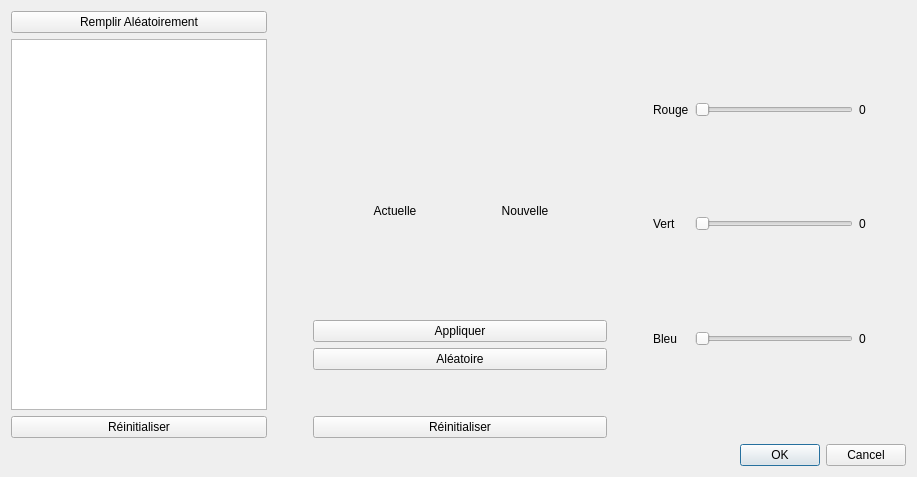
<?xml version="1.0" encoding="UTF-8"?>
<ui version="4.0">
 <class>DialogColorier</class>
 <widget class="QDialog" name="DialogColorier">
  <property name="geometry">
   <rect>
    <x>0</x>
    <y>0</y>
    <width>917</width>
    <height>477</height>
   </rect>
  </property>
  <property name="windowTitle">
   <string>Dialog</string>
  </property>
  <layout class="QVBoxLayout" name="verticalLayout_7">
   <item>
    <layout class="QHBoxLayout" name="horizontalLayout_4">
     <item>
      <layout class="QVBoxLayout" name="verticalLayout_3">
       <item>
        <widget class="QPushButton" name="_myPBAllHasard">
         <property name="text">
          <string>Remplir Aléatoirement</string>
         </property>
        </widget>
       </item>
       <item>
        <widget class="QTableView" name="_myColonneView">
         <property name="sizePolicy">
          <sizepolicy hsizetype="Minimum" vsizetype="Expanding">
           <horstretch>0</horstretch>
           <verstretch>0</verstretch>
          </sizepolicy>
         </property>
        </widget>
       </item>
       <item>
        <widget class="QPushButton" name="_myPBAllReinit">
         <property name="text">
          <string>Réinitialiser</string>
         </property>
        </widget>
       </item>
      </layout>
     </item>
     <item>
      <spacer name="horizontalSpacer_3">
       <property name="orientation">
        <enum>Qt::Horizontal</enum>
       </property>
       <property name="sizeType">
        <enum>QSizePolicy::Minimum</enum>
       </property>
       <property name="sizeHint" stdset="0">
        <size>
         <width>40</width>
         <height>20</height>
        </size>
       </property>
      </spacer>
     </item>
     <item>
      <layout class="QVBoxLayout" name="verticalLayout_6">
       <item>
        <spacer name="verticalSpacer_2">
         <property name="orientation">
          <enum>Qt::Vertical</enum>
         </property>
         <property name="sizeHint" stdset="0">
          <size>
           <width>20</width>
           <height>40</height>
          </size>
         </property>
        </spacer>
       </item>
       <item>
        <layout class="QVBoxLayout" name="verticalLayout_5">
         <item>
          <layout class="QHBoxLayout" name="horizontalLayout_3">
           <item>
            <spacer name="horizontalSpacer">
             <property name="orientation">
              <enum>Qt::Horizontal</enum>
             </property>
             <property name="sizeType">
              <enum>QSizePolicy::Minimum</enum>
             </property>
             <property name="sizeHint" stdset="0">
              <size>
               <width>40</width>
               <height>20</height>
              </size>
             </property>
            </spacer>
           </item>
           <item>
            <layout class="QVBoxLayout" name="verticalLayout_2">
             <item>
              <widget class="QLabel" name="label_7">
               <property name="text">
                <string>Actuelle</string>
               </property>
               <property name="alignment">
                <set>Qt::AlignCenter</set>
               </property>
              </widget>
             </item>
             <item>
              <widget class="QLabel" name="_myLOldColor">
               <property name="sizePolicy">
                <sizepolicy hsizetype="Expanding" vsizetype="Expanding">
                 <horstretch>0</horstretch>
                 <verstretch>0</verstretch>
                </sizepolicy>
               </property>
               <property name="minimumSize">
                <size>
                 <width>47</width>
                 <height>50</height>
                </size>
               </property>
               <property name="layoutDirection">
                <enum>Qt::LeftToRight</enum>
               </property>
               <property name="autoFillBackground">
                <bool>true</bool>
               </property>
               <property name="text">
                <string/>
               </property>
               <property name="textFormat">
                <enum>Qt::AutoText</enum>
               </property>
               <property name="scaledContents">
                <bool>false</bool>
               </property>
               <property name="alignment">
                <set>Qt::AlignCenter</set>
               </property>
              </widget>
             </item>
            </layout>
           </item>
           <item>
            <spacer name="horizontalSpacer_6">
             <property name="orientation">
              <enum>Qt::Horizontal</enum>
             </property>
             <property name="sizeType">
              <enum>QSizePolicy::Minimum</enum>
             </property>
             <property name="sizeHint" stdset="0">
              <size>
               <width>40</width>
               <height>20</height>
              </size>
             </property>
            </spacer>
           </item>
           <item>
            <layout class="QVBoxLayout" name="verticalLayout_4">
             <item>
              <widget class="QLabel" name="label_8">
               <property name="text">
                <string>Nouvelle</string>
               </property>
               <property name="alignment">
                <set>Qt::AlignCenter</set>
               </property>
              </widget>
             </item>
             <item>
              <widget class="QLabel" name="_myLNewColor">
               <property name="sizePolicy">
                <sizepolicy hsizetype="Expanding" vsizetype="Expanding">
                 <horstretch>0</horstretch>
                 <verstretch>0</verstretch>
                </sizepolicy>
               </property>
               <property name="minimumSize">
                <size>
                 <width>50</width>
                 <height>50</height>
                </size>
               </property>
               <property name="autoFillBackground">
                <bool>true</bool>
               </property>
               <property name="text">
                <string/>
               </property>
               <property name="alignment">
                <set>Qt::AlignCenter</set>
               </property>
              </widget>
             </item>
            </layout>
           </item>
           <item>
            <spacer name="horizontalSpacer_2">
             <property name="orientation">
              <enum>Qt::Horizontal</enum>
             </property>
             <property name="sizeType">
              <enum>QSizePolicy::Minimum</enum>
             </property>
             <property name="sizeHint" stdset="0">
              <size>
               <width>40</width>
               <height>20</height>
              </size>
             </property>
            </spacer>
           </item>
          </layout>
         </item>
         <item>
          <layout class="QVBoxLayout" name="verticalLayout">
           <item>
            <spacer name="verticalSpacer">
             <property name="orientation">
              <enum>Qt::Vertical</enum>
             </property>
             <property name="sizeType">
              <enum>QSizePolicy::Minimum</enum>
             </property>
             <property name="sizeHint" stdset="0">
              <size>
               <width>20</width>
               <height>40</height>
              </size>
             </property>
            </spacer>
           </item>
           <item>
            <widget class="QPushButton" name="myPushButtonAppliquer">
             <property name="text">
              <string>Appliquer</string>
             </property>
            </widget>
           </item>
           <item>
            <widget class="QPushButton" name="myPushButtonAleatoire">
             <property name="text">
              <string>Aléatoire</string>
             </property>
            </widget>
           </item>
           <item>
            <spacer name="verticalSpacer_4">
             <property name="orientation">
              <enum>Qt::Vertical</enum>
             </property>
             <property name="sizeHint" stdset="0">
              <size>
               <width>20</width>
               <height>40</height>
              </size>
             </property>
            </spacer>
           </item>
           <item>
            <widget class="QPushButton" name="myPushButtonReinit">
             <property name="text">
              <string>Réinitialiser</string>
             </property>
            </widget>
           </item>
          </layout>
         </item>
        </layout>
       </item>
      </layout>
     </item>
     <item>
      <layout class="QHBoxLayout" name="horizontalLayout_2">
       <item>
        <spacer name="horizontalSpacer_4">
         <property name="orientation">
          <enum>Qt::Horizontal</enum>
         </property>
         <property name="sizeType">
          <enum>QSizePolicy::Minimum</enum>
         </property>
         <property name="sizeHint" stdset="0">
          <size>
           <width>40</width>
           <height>20</height>
          </size>
         </property>
        </spacer>
       </item>
       <item>
        <layout class="QGridLayout" name="gridLayout">
         <item row="1" column="2">
          <widget class="QLabel" name="label_5">
           <property name="text">
            <string>0</string>
           </property>
          </widget>
         </item>
         <item row="2" column="1">
          <widget class="QSlider" name="myHorizontalSliderBleu">
           <property name="minimumSize">
            <size>
             <width>50</width>
             <height>0</height>
            </size>
           </property>
           <property name="maximum">
            <number>255</number>
           </property>
           <property name="orientation">
            <enum>Qt::Horizontal</enum>
           </property>
          </widget>
         </item>
         <item row="0" column="1">
          <widget class="QSlider" name="myHorizontalSliderRouge">
           <property name="minimumSize">
            <size>
             <width>50</width>
             <height>0</height>
            </size>
           </property>
           <property name="maximum">
            <number>255</number>
           </property>
           <property name="orientation">
            <enum>Qt::Horizontal</enum>
           </property>
          </widget>
         </item>
         <item row="0" column="0">
          <widget class="QLabel" name="label">
           <property name="text">
            <string>Rouge</string>
           </property>
          </widget>
         </item>
         <item row="2" column="0">
          <widget class="QLabel" name="label_3">
           <property name="text">
            <string>Bleu</string>
           </property>
          </widget>
         </item>
         <item row="1" column="1">
          <widget class="QSlider" name="myHorizontalSliderVert">
           <property name="minimumSize">
            <size>
             <width>50</width>
             <height>0</height>
            </size>
           </property>
           <property name="maximum">
            <number>255</number>
           </property>
           <property name="orientation">
            <enum>Qt::Horizontal</enum>
           </property>
          </widget>
         </item>
         <item row="2" column="2">
          <widget class="QLabel" name="label_6">
           <property name="text">
            <string>0</string>
           </property>
          </widget>
         </item>
         <item row="0" column="2">
          <widget class="QLabel" name="label_4">
           <property name="text">
            <string>0</string>
           </property>
          </widget>
         </item>
         <item row="1" column="0">
          <widget class="QLabel" name="label_2">
           <property name="text">
            <string>Vert</string>
           </property>
          </widget>
         </item>
         <item row="1" column="3">
          <spacer name="horizontalSpacer_5">
           <property name="orientation">
            <enum>Qt::Horizontal</enum>
           </property>
           <property name="sizeType">
            <enum>QSizePolicy::Minimum</enum>
           </property>
           <property name="sizeHint" stdset="0">
            <size>
             <width>40</width>
             <height>20</height>
            </size>
           </property>
          </spacer>
         </item>
        </layout>
       </item>
      </layout>
     </item>
    </layout>
   </item>
   <item>
    <layout class="QHBoxLayout" name="horizontalLayout"/>
   </item>
   <item>
    <widget class="QDialogButtonBox" name="buttonBox">
     <property name="orientation">
      <enum>Qt::Horizontal</enum>
     </property>
     <property name="standardButtons">
      <set>QDialogButtonBox::Cancel|QDialogButtonBox::Ok</set>
     </property>
    </widget>
   </item>
  </layout>
 </widget>
 <resources/>
 <connections>
  <connection>
   <sender>buttonBox</sender>
   <signal>accepted()</signal>
   <receiver>DialogColorier</receiver>
   <slot>accept()</slot>
   <hints>
    <hint type="sourcelabel">
     <x>227</x>
     <y>428</y>
    </hint>
    <hint type="destinationlabel">
     <x>157</x>
     <y>274</y>
    </hint>
   </hints>
  </connection>
  <connection>
   <sender>buttonBox</sender>
   <signal>rejected()</signal>
   <receiver>DialogColorier</receiver>
   <slot>reject()</slot>
   <hints>
    <hint type="sourcelabel">
     <x>295</x>
     <y>434</y>
    </hint>
    <hint type="destinationlabel">
     <x>286</x>
     <y>274</y>
    </hint>
   </hints>
  </connection>
  <connection>
   <sender>myHorizontalSliderRouge</sender>
   <signal>valueChanged(int)</signal>
   <receiver>label_4</receiver>
   <slot>setNum(int)</slot>
   <hints>
    <hint type="sourcelabel">
     <x>535</x>
     <y>105</y>
    </hint>
    <hint type="destinationlabel">
     <x>562</x>
     <y>102</y>
    </hint>
   </hints>
  </connection>
  <connection>
   <sender>myHorizontalSliderVert</sender>
   <signal>valueChanged(int)</signal>
   <receiver>label_5</receiver>
   <slot>setNum(int)</slot>
   <hints>
    <hint type="sourcelabel">
     <x>535</x>
     <y>207</y>
    </hint>
    <hint type="destinationlabel">
     <x>560</x>
     <y>209</y>
    </hint>
   </hints>
  </connection>
  <connection>
   <sender>myHorizontalSliderBleu</sender>
   <signal>valueChanged(int)</signal>
   <receiver>label_6</receiver>
   <slot>setNum(int)</slot>
   <hints>
    <hint type="sourcelabel">
     <x>530</x>
     <y>308</y>
    </hint>
    <hint type="destinationlabel">
     <x>560</x>
     <y>312</y>
    </hint>
   </hints>
  </connection>
 </connections>
</ui>
